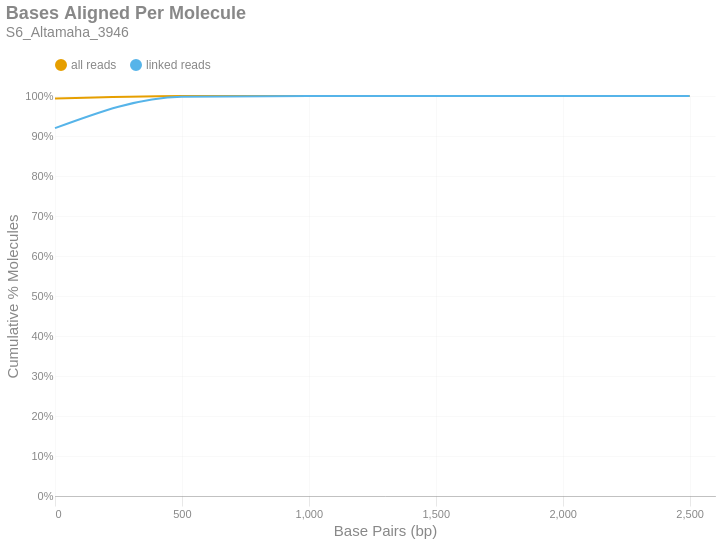

Notebook code for this chart:
### Markdown cell above
### Bases Aligned Per Molecule
This is a cumulative frequency distribution showing the number of base pairs aligned per unique molecule. These data are shown in 500 bp bins. There are two distributions: one with `all reads` (yellow) and another with only `linked reads` (blue). The percent of molecules in the `linked reads` distribution is relative to the total number of linked molecules.

### Code cell
if SKIPLR:
    print_html(f"Skipped")
else:
    binned_df = consolidated_hist(valids['aligned_bp'], mask, 500, True)
    with SafeRender(binned_df):
        (
            density_plot(binned_df, 'Bases Aligned Per Molecule', samplename, 'basesper')
            .encode(
                x=alt.X('bin:Q', title="Base Pairs (bp)").axis(tickMinStep=500).scale(padding=0),
                y=alt.Y('value:Q', title='Cumulative % Molecules')
                    .axis(format='%')
                    .scale(domain = [0,1])
                    .stack(False),
                color=alt.Color("key:N").scale(domain = ["all reads", "linked reads"]),
                tooltip = [
                    alt.Tooltip("key:N", title = "Data Type"),
                    alt.Tooltip("range_label:N", title="Bases Aligned Per Molecule"),
                    alt.Tooltip("value:Q", format = ".2%", title="% Molecules (Cum.)")
                ]
            )
        ).display()

### Figure 1 — Vega-Lite specification as saved in the notebook (floating-point values rounded to 4 significant figures)
{"width": "container", "height": 400, "config": {"title": {"anchor": "start", "dy": -15, "fontSize": 18, "color": "#888888", "subtitleColor": "#888888", "subtitleFontSize": 14}, "arc": {"fill": "#0072B2"}, "axis": {"domainColor": "#888888", "domainWidth": 0.5, "gridWidth": 0.2, "grid": false, "titleFontWeight": 400, "titleFontSize": 15, "labelFontSize": 11, "labelColor": "#888888", "tickColor": "#888888", "tickWidth": 0.2, "titleColor": "#888888"}, "axisBand": {"grid": false}, "axisX": {"grid": true, "tickSize": 10, "domainCap": "round"}, "axisY": {"domain": false, "grid": true, "tickSize": 0, "domainCap": "round"}, "background": "transparent", "header": {"labelFontSize": 15, "labelColor": "#888888", "titleFontSize": 15, "titleFontWeight": 600, "titleColor": "#888888"}, "legend": {"labelFont": "sans-serif", "labelFontSize": 12, "labelColor": "#888888", "symbolSize": 100, "symbolType": "circle", "titleFontSize": 12, "titlePadding": 10, "titleColor": "#888888", "title": null, "orient": "top"}, "range": {"category": ["#E69F00", "#56B4E9", "#009E73", "#F0E442", "#0072B2", "#D55E00", "#CC79A7", "#000000"], "diverging": ["#cfe8f3", "#a2d4ec", "#73bfe2", "#46abdb", "#1696d2", "#12719e"]}, "area": {"fill": "#0072B2", "fillOpacity": 0.7, "line": true, "strokeOpacity": 0.7}, "line": {"color": "#0072B2", "stroke": "#0072B2", "strokeWidth": 2}, "trail": {"color": "#0072B2", "stroke": "#0072B2", "strokeWidth": 0, "size": 1}, "point": {"filled": true, "fillOpacity": 1.0, "size": 95}, "text": {"color": "#888888", "fontSize": 11, "align": "right", "fontWeight": 400, "size": 11}, "bar": {"fill": "#0072B2", "stroke": null}, "view": {"stroke": null, "continuousWidth": 660, "continuousHeight": 400}}, "data": {"name": "data-76f8b0b2a58d9d34608652deb13a46c3"}, "mark": {"type": "line", "interpolate": "monotone", "point": {"opacity": 0, "size": 275}}, "encoding": {"color": {"field": "key", "scale": {"domain": ["all reads", "linked reads"]}, "type": "nominal"}, "tooltip": [{"field": "key", "title": "Data Type", "type": "nominal"}, {"field": "range_label", "title": "Bases Aligned Per Molecule", "type": "nominal"}, {"field": "value", "format": ".2%", "title": "% Molecules (Cum.)", "type": "quantitative"}], "x": {"axis": {"tickMinStep": 500}, "field": "bin", "scale": {"padding": 0}, "title": "Base Pairs (bp)", "type": "quantitative"}, "y": {"axis": {"format": "%"}, "field": "value", "scale": {"domain": [0, 1]}, "stack": false, "title": "Cumulative % Molecules", "type": "quantitative"}}, "params": [{"name": "param_c36ac31b6afebe62", "select": {"type": "point", "fields": ["key"]}, "bind": "legend"}], "title": {"text": "Bases Aligned Per Molecule", "subtitle": "S6_Altamaha_3946"}, "transform": [{"fold": ["all reads (cumsum)", "linked reads (cumsum)"]}, {"calculate": "replace(datum.key, ' (cumsum)', '')", "as": "key"}, {"filter": {"param": "param_c36ac31b6afebe62"}}], "usermeta": {"embedOptions": {"downloadFileName": "S6_Altamaha_3946.basesper"}}, "$schema": "https://vega.github.io/schema/vega-lite/v6.1.0.json", "datasets": {"data-76f8b0b2a58d9d34608652deb13a46c3": [{"bin": "0.0", "interval": "0.0-500.0", "all reads": 0.9937, "linked reads": 0.9196, "all reads (cumsum)": 0.9937, "linked reads (cumsum)": 0.9196, "range_label": "0-499"}, {"bin": "500.0", "interval": "500.0-1000.0", "all reads": 0.006199, "linked reads": 0.07875, "all reads (cumsum)": 0.9998, "linked reads (cumsum)": 0.9984, "range_label": "500-999"}, {"bin": "1000.0", "interval": "1000.0-1500.0", "all reads": 0.0001378, "linked reads": 0.001485, "all reads (cumsum)": 1.0, "linked reads (cumsum)": 0.9999, "range_label": "1000-1499"}, {"bin": "1500.0", "interval": "1500.0-2000.0", "all reads": 1.007e-05, "linked reads": 0.0001024, "all reads (cumsum)": 1.0, "linked reads (cumsum)": 1.0, "range_label": "1500-1999"}, {"bin": "2000.0", "interval": "2000.0-2500.0", "all reads": 2.323e-06, "linked reads": 2.049e-05, "all reads (cumsum)": 1.0, "linked reads (cumsum)": 1.0, "range_label": "2000-2499"}, {"bin": "2500.0", "interval": "2500.0-3000.0", "all reads": 3.872e-07, "linked reads": 0.0, "all reads (cumsum)": 1.0, "linked reads (cumsum)": 1.0, "range_label": "2500-2999"}]}}
